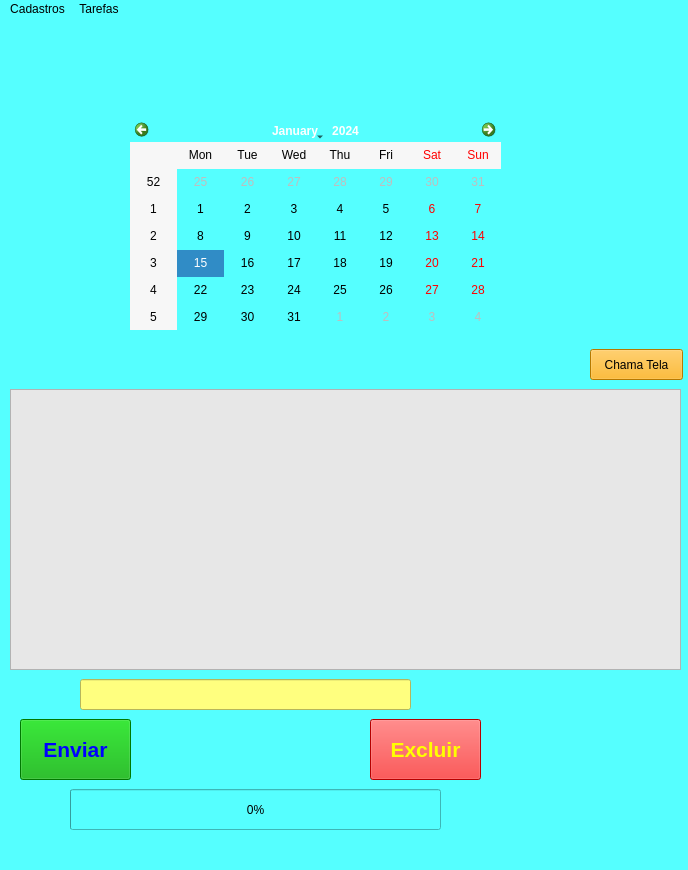
<?xml version="1.0" encoding="UTF-8"?>
<ui version="4.0">
 <class>MainWindow</class>
 <widget class="QMainWindow" name="MainWindow">
  <property name="geometry">
   <rect>
    <x>0</x>
    <y>0</y>
    <width>688</width>
    <height>870</height>
   </rect>
  </property>
  <property name="windowTitle">
   <string>MainWindow</string>
  </property>
  <property name="styleSheet">
   <string notr="true">background-color: rgb(85, 255, 255);</string>
  </property>
  <widget class="QWidget" name="centralwidget">
   <widget class="QListWidget" name="listWidget">
    <property name="geometry">
     <rect>
      <x>10</x>
      <y>370</y>
      <width>671</width>
      <height>281</height>
     </rect>
    </property>
    <property name="styleSheet">
     <string notr="true">background-color: rgb(231, 231, 231);</string>
    </property>
   </widget>
   <widget class="QPushButton" name="pushButton">
    <property name="geometry">
     <rect>
      <x>20</x>
      <y>700</y>
      <width>111</width>
      <height>61</height>
     </rect>
    </property>
    <property name="font">
     <font>
      <pointsize>16</pointsize>
      <weight>75</weight>
      <bold>true</bold>
     </font>
    </property>
    <property name="styleSheet">
     <string notr="true">background-color: rgb(0, 170, 0);
color: rgb(0, 0, 255);</string>
    </property>
    <property name="text">
     <string>Enviar</string>
    </property>
   </widget>
   <widget class="QPushButton" name="pushButton_2">
    <property name="geometry">
     <rect>
      <x>370</x>
      <y>700</y>
      <width>111</width>
      <height>61</height>
     </rect>
    </property>
    <property name="font">
     <font>
      <pointsize>16</pointsize>
      <weight>75</weight>
      <bold>true</bold>
     </font>
    </property>
    <property name="styleSheet">
     <string notr="true">background-color: rgb(255, 0, 0);
color: rgb(255, 255, 0);</string>
    </property>
    <property name="text">
     <string>Excluir</string>
    </property>
   </widget>
   <widget class="QLineEdit" name="lineEdit">
    <property name="geometry">
     <rect>
      <x>80</x>
      <y>660</y>
      <width>331</width>
      <height>31</height>
     </rect>
    </property>
    <property name="styleSheet">
     <string notr="true">background-color: rgb(255, 255, 127);</string>
    </property>
   </widget>
   <widget class="QPushButton" name="pushButton_3">
    <property name="geometry">
     <rect>
      <x>590</x>
      <y>330</y>
      <width>93</width>
      <height>31</height>
     </rect>
    </property>
    <property name="styleSheet">
     <string notr="true">background-color: rgb(255, 170, 0);</string>
    </property>
    <property name="text">
     <string>Chama Tela</string>
    </property>
   </widget>
   <widget class="QProgressBar" name="progressBar">
    <property name="geometry">
     <rect>
      <x>70</x>
      <y>770</y>
      <width>371</width>
      <height>41</height>
     </rect>
    </property>
    <property name="value">
     <number>0</number>
    </property>
   </widget>
   <widget class="QCalendarWidget" name="calendarWidget">
    <property name="geometry">
     <rect>
      <x>130</x>
      <y>100</y>
      <width>371</width>
      <height>211</height>
     </rect>
    </property>
   </widget>
  </widget>
  <widget class="QMenuBar" name="menubar">
   <property name="geometry">
    <rect>
     <x>0</x>
     <y>0</y>
     <width>688</width>
     <height>26</height>
    </rect>
   </property>
   <widget class="QMenu" name="menuCadastros">
    <property name="title">
     <string>Cadastros</string>
    </property>
    <widget class="QMenu" name="menuPer_odos">
     <property name="title">
      <string>Períodos</string>
     </property>
     <addaction name="actionPer_odo_x_Contas"/>
    </widget>
    <addaction name="actionGrupo_de_Categorias"/>
    <addaction name="actionCategorias"/>
    <addaction name="menuPer_odos"/>
    <addaction name="separator"/>
    <addaction name="actionCompras_a_Prazo"/>
   </widget>
   <widget class="QMenu" name="menuTarefas">
    <property name="title">
     <string>Tarefas</string>
    </property>
   </widget>
   <addaction name="menuCadastros"/>
   <addaction name="menuTarefas"/>
  </widget>
  <widget class="QStatusBar" name="statusbar"/>
  <action name="actionGrupo_de_Categorias">
   <property name="text">
    <string>Grupo de Categorias</string>
   </property>
  </action>
  <action name="actionCategorias">
   <property name="text">
    <string>Categorias</string>
   </property>
  </action>
  <action name="actionPer_odo_x_Contas">
   <property name="text">
    <string>Período x Contas</string>
   </property>
  </action>
  <action name="actionCompras_a_Prazo">
   <property name="text">
    <string>Compras a Prazo</string>
   </property>
  </action>
 </widget>
 <resources/>
 <connections/>
</ui>
